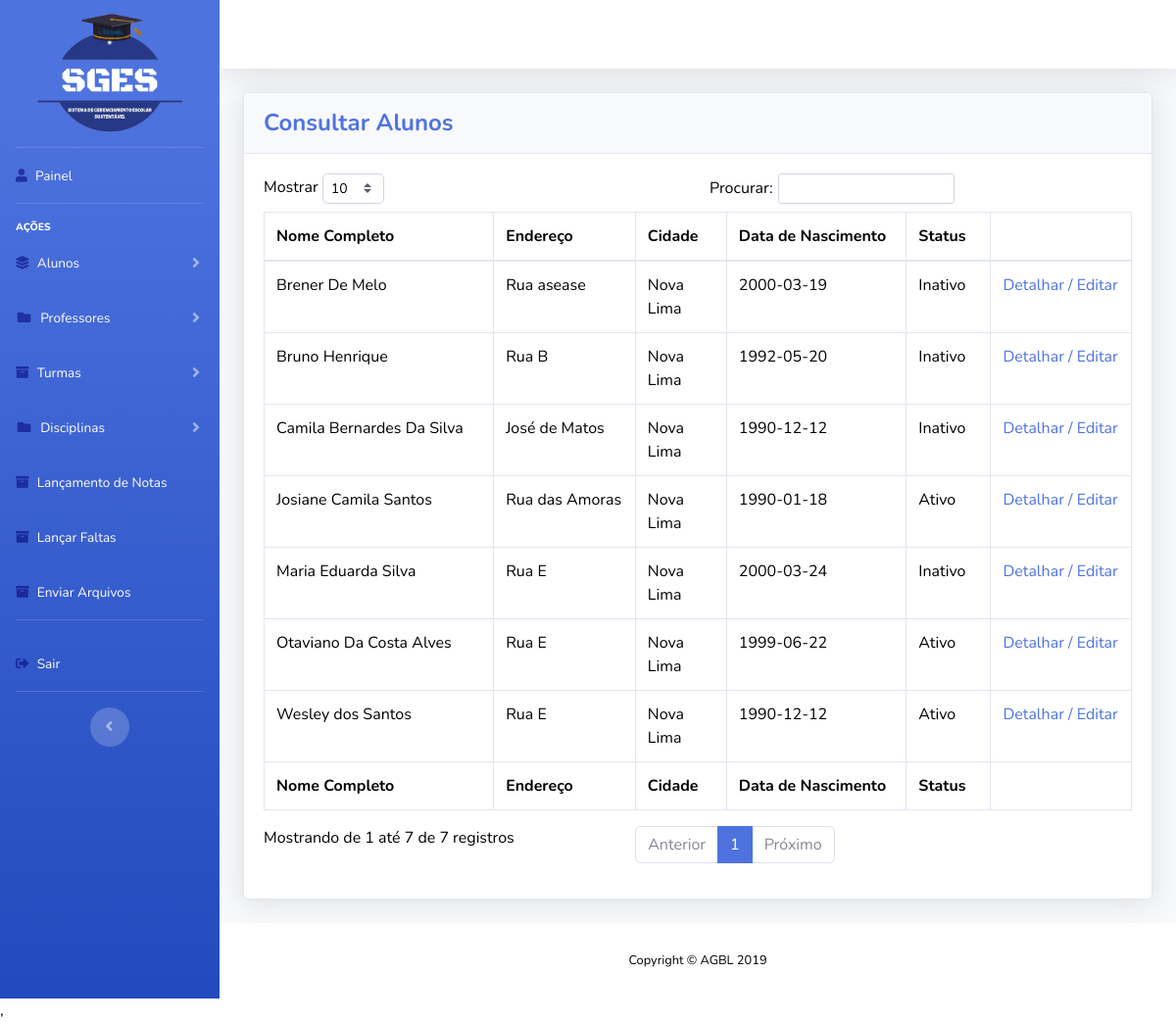
Page /admin/consultar_aluno.php (signed in) on the committed database.
### tables this page shows
CREATE TABLE IF NOT EXISTS `tbaluno` (
  `idaluno` int(100) unsigned NOT NULL,
  `matricula_aluno` int(11) NOT NULL,
  `nome_completo` varchar(255) DEFAULT NULL,
  `data_nascimento` date NOT NULL,
  `logradouro` varchar(255) NOT NULL,
  `numero` int(10) NOT NULL,
  `complemento` varchar(100) NOT NULL,
  `bairro` varchar(255) NOT NULL,
  `cidade` varchar(255) NOT NULL,
  `estado` varchar(2) NOT NULL,
  `cep` varchar(40) NOT NULL,
  `cpf` varchar(255) DEFAULT NULL,
  `rg` varchar(255) DEFAULT NULL,
  `nome_da_mae` varchar(255) DEFAULT NULL,
  `nome_do_pai` varchar(255) DEFAULT NULL,
  `telefone` varchar(255) DEFAULT NULL,
  `email` varchar(255) DEFAULT NULL,
  `telefone_recado` varchar(255) DEFAULT NULL,
  `email_alternativo` varchar(255) DEFAULT NULL,
  `situacao` varchar(255) NOT NULL,
  `usuario` varchar(255) DEFAULT NULL,
  `senha` varchar(255) DEFAULT NULL,
  `status` varchar(255) NOT NULL
);

### classes/conecta.class.php (called while the page is built)
<?php
	class Conecta {
	public static $conn;
	public static function abrirConexao(){
	if (!isset (self::$conn)){
	self::$conn = new PDO('mysql:host=localhost;
	dbname=wpinfor09', 'root', '', array
	(PDO::MYSQL_ATTR_INIT_COMMAND=> "SET NAMES utf8"));
	}
	return self::$conn;
	 }
	}
?>

### admin/consultar_aluno.php (the view)
<!DOCTYPE html>
<?php
require_once "../classes/conecta.class.php";
$sql = "SELECT * FROM tbaluno;";
$stmt = Conecta::abrirConexao()->prepare($sql);
$stmt->execute();
$linhas = $stmt->fetchAll(PDO::FETCH_ASSOC);
include 'cabecalho.php';
?>
        <div class="container-fluid">
          <div class="card shadow mb-4">
            <div class="card-header py-3">
              <h4 class="m-0 font-weight-bold text-primary">Consultar Alunos</h4>
            </div>
            <div class="card-body">
              <div class="table-responsive">
                <table class="table table-bordered" id="dataTable" width="100%" cellspacing="0">
                  <thead>
				    <tr>
                      <th>Nome Completo</th>
                      <th>Endereço</th>
					  <th>Cidade</th>
                      <th>Data de Nascimento</th>
                      <th>Status</th>
					  <th></th>
                    </tr>
				  <tbody>
					<?php
						foreach ( $linhas as $linha ) {
							echo "<tr><td>";
							echo($linha['nome_completo']);
							echo("</td><td>");
							echo($linha['logradouro']);
							echo("</td><td>");
							echo($linha['cidade']);
							echo("</td><td>");
							echo($linha['data_nascimento']);
							echo("</td><td>");
							echo($linha['status']);
							echo("</td><td>");
							echo "<a href='editar_aluno.php?idaluno=".$linha['idaluno']."'>Detalhar / Editar </a>";
							echo("</td></tr>\n");
						}
					?>
                  </tbody>
                  </thead>
                  <tfoot>
				    <tr>
                      <th>Nome Completo</th>
                      <th>Endereço</th>
					  <th>Cidade</th>
                      <th>Data de Nascimento</th>
                      <th>Status</th>
					  <th></th>
                    </tr>
                  </tfoot>
                </table>
              </div>
            </div>
          </div>
        </div>
      </div>
<?php
	include 'rodape.php';
?>

### rows in the picture
tbaluno: nome_completo "Brener De Melo", logradouro "Rua asease", cidade "Nova Lima", data_nascimento "2000-03-19", status "Inativo"
tbaluno: nome_completo "Josiane Camila Santos", logradouro "Rua das Amoras", cidade "Nova Lima", data_nascimento "1990-01-18", status "Ativo"
tbaluno: nome_completo "Camila Bernardes Da Silva", logradouro "José de Matos", cidade "Nova Lima", data_nascimento "1990-12-12", status "Inativo"
tbaluno: nome_completo "Bruno Henrique", logradouro "Rua B", cidade "Nova Lima", data_nascimento "1992-05-20", status "Inativo"
tbaluno: nome_completo "Wesley dos Santos", logradouro "Rua E", cidade "Nova Lima", data_nascimento "1990-12-12", status "Ativo"
tbaluno: nome_completo "Maria Eduarda Silva", logradouro "Rua E", cidade "Nova Lima", data_nascimento "2000-03-24", status "Inativo"
tbaluno: nome_completo "Otaviano Da Costa Alves", logradouro "Rua E", cidade "Nova Lima", data_nascimento "1999-06-22", status "Ativo"
